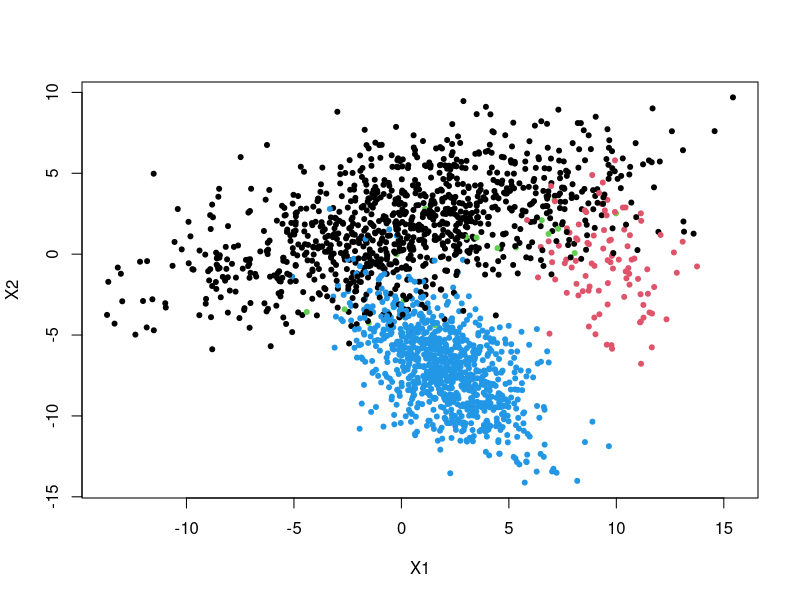

Reproduce this figure in R. (Note: this script raises an error after producing the figure.)

library("mvtnorm")
# PARAMETERS
C <- 4 # number of classes
alpha_0 <- runif(n = C, min = 1, max = 4)
p <- 2
mu_0 <- rep(0, p)
tau_0 <- diag(rep(0.02, p)) 
a_0 <- 5
b_0 <- diag(rep(0.05, p)) 


N_SAMPLES <- 2000 # number of samples
niter <- 300 # number of Gibbs Sampling iterations


# Defining the unknown mixture

w_real <- gtools::rdirichlet(1, alpha_0)
mu_real <- matrix(, nrow = C, ncol = p)
mu_real <- rmvnorm(C, mu_0, solve(tau_0))
tau_real <- array(0, dim = c(p, p, C))
tau_real[, , ] <- rWishart(C, a_0, b_0)


cat("w_real :", w_real, "\n")
print(dim(mu_real))
print(mu_real)
#cat("mu_real :", mu_real, "\n")
print(tau_real)
#cat("tau_real :", tau_real, "\n")


# Sampling from the unknown distribution
rmix <- function(w_real, mu_real, tau_real) {
  z <- sample(1:C, prob = w_real, size = N_SAMPLES, replace = TRUE)
  x <- matrix(, nrow = N_SAMPLES, ncol = p)
  for (i in 1:N_SAMPLES) {
    x[i, ] <- rmvnorm(1, mu_real[z[i], ], solve(tau_real[, , z[i]]))
  }
  
  return(list(x, z))
}
mix <- rmix(w_real, mu_real, tau_real)
#print(mix)
x <- mix[1]
z <- mix[2]

x <- data.frame(x)
z <- unlist(z)
x11()
plot(x, type="p", col=z, pch=20)


# Plotting
plot_mixture <- function(x_seq, w, mu, tau, title) {
  norms <- data.frame(x_seq)
  col_names <- c("x_seq")
  for (i in 1:C) {
    norms <- cbind(norms, dnorm(x_seq, mu[i], sqrt(1 / tau[i])) * w[i])
    col_names <- c(col_names, paste("norm", i, sep = ""))
  }

  norms_matrix <- data.matrix(norms[2:length(norms)])
  mixture <- rowSums(norms_matrix)
  norms <- cbind(norms, mixture)

  col_names <- c(col_names, "mixture")
  colnames(norms) <- col_names
  library("tidyr")
  long_norms <- pivot_longer(norms, cols = all_of(col_names[2:length(col_names)]))

  library(ggplot2)
  line_sizes <- rep(0.6, C + 1)
  line_sizes[1] <- 2
  line_colors <- rep(1, C + 1)
  line_colors[1] <- 2
  ggp <- ggplot(long_norms) + 
        geom_line(aes(x_seq, value, col = name, size = name)) + 
        scale_size_manual(values = line_sizes) +
        scale_color_manual(values = line_colors) +
        ggtitle(title) +
        theme(plot.title = element_text(size = 20, face = "bold"))

  # x_seq <- data.frame(x_seq)
  # ggp <- ggp +
  #   geom_histogram(data = x_seq, aes(x_seq = x_seq, y = after_stat(density)), alpha = 0.3,
  #                 bins = 300, position = "identity", lwd = 0.2) +
  #   ggtitle("Unknown mixture of gaussians + samples")

  # ggp <- x_seq[[1]]

  x11(type = "cairo")
  plot(ggp)
}
x_seq <- seq(min(x), max(x), by = 0.001)
title <- "Unknown mixture of gaussians"
#plot_mixture(x_seq, w_real, mu_real, tau_real, title)


# Full conditionals
sample_w <- function(alpha_0, N) {
  alpha_new <- alpha_0 + N
  w <- gtools::rdirichlet(1, alpha_new)
  return(w)
}

sample_tau <- function(mu, z, x, c_0, C_0, N) {
  tau <- array(, dim = c(p, p, C))

  for (c in 1:C) {
    c_one <- rep(0, C)
    c_one[c] <- 1
    print(x[z == c_one, ] - mu[c, ])
    summation <- sweep(x[z == c_one, ], p, mu[c, ]) %*% t(sweep(x[z == c_one, ], p, mu[c, ]))
    #print(summation)
    c_new <- c_0 + N[c] / 2
    C_new <- C_0 + summation / 2
    tau <- c(tau, rWishart(C, c_new, solve(C_new)))
  }
  return(tau)
}

sample_mu <- function(tau, z, x, b_0, B_0, N) {
  mu <- matrix(, nrow = C, ncol = p)
  for (c in 1:C) {
    if (N[c] == 0) {
      N[c] <- 1
    }
    B_new <- solve(solve(B_0) + N[c] * tau)
    c_one <- rep(0, C)
    c_one[c] <- 1
    b_new <- (B_new) %*% (solve(B_0) %*% b_0 + N[c] * (tau %*% apply(x[z == c_one,], p, sum)/N[c]))
    mu <- c(mu, rmvnorm(C, b_new, B_new))
  }
  return(mu)
}

sample_z <- function(mu, tau, w, x) {
  z <- matrix(, nrow = length(x), ncol = length(w))
  for (i in 1:N_SAMPLES) {
    prob <- c()
    summation <- 0
    for (c in 1:C) {
      summation <- summation + w[c] * dmvnorm(x[i], mu[c], solve(tau[, , c]))
    }
    # avoid division by 0
    if (summation != 0) {
      for (c in 1:C) {
        prob <- c(prob, w[c] * dmvnorm(x[i, ], mu[c, ], solve(tau[, , c])) / summation)
      }
    } else {
      prob <- runif(n = C, min = 0, max = 1)
    }
    z[i, ] <- rmultinom(1, 1, prob)
  }
  return(z)
}


# Gibbs Sampler
gibbs <- function(x, niter, C, alpha_0, mu_0, tau_0, a_0, b_0) {
  # Hyperparameters
  c_0 <- 2.5 * 0.5 * (p - 1)
  c_0 <- 2
  phi <- 1
  C_0 <- phi * cov(x)
  b_0 <- apply(x, p, median)
  B_0 <- diag((apply(x, p, max) - apply(x, p, min))^2)

  
  # Initialize the Markov Chain
  w <- gtools::rdirichlet(1, alpha_0) * 0.01

  mu <- matrix(, nrow = C, ncol = p)
  tau <- array(0, dim = c(p, p, C))

  tau <- rWishart(C, c_0, solve(C_0))
  mu <- rmvnorm(C, b_0, B_0)
  z <- matrix(, nrow = dim(x)[1], ncol = length(w))
  for (i in 1:N_SAMPLES) {
    z[i, ] <- rmultinom(1, 1, w)
  }

  # Save the Markov Chain of mu
  mu_GS <- array(dim = c(C, p, niter))
  mu_GS[, , 1] <- mu

  cat("\nGibbs Sampling\n")
  cat(0, "/", niter, "\n")
  for (i in 1:niter) {
    if (i %% 50 == 0) {
      cat(i, "/", niter, "\n")
    }

    N <- c()
    for (c in 1:C) {
      N <- c(N, sum(z[, c]))
    }


    w <- sample_w(alpha_0, N)
    tau <- sample_tau(mu, z, x, c_0, C_0, N)
    mu <- sample_mu(tau, z, x, b_0, B_0, N)
    z <- sample_z(mu, tau, w, x)

    mu_GS[, , i] <- mu
  }

  return(mu_GS)
}

mu_GS <- gibbs(x, niter, C, alpha_0, mu_0, tau_0, a_0, b_0)
print(mu_GS)
x11()
matplot(mu_GS, main="Markov Chain for mu", type = 'l', xlim = c(0, niter), lty = 1, lwd = 2)
